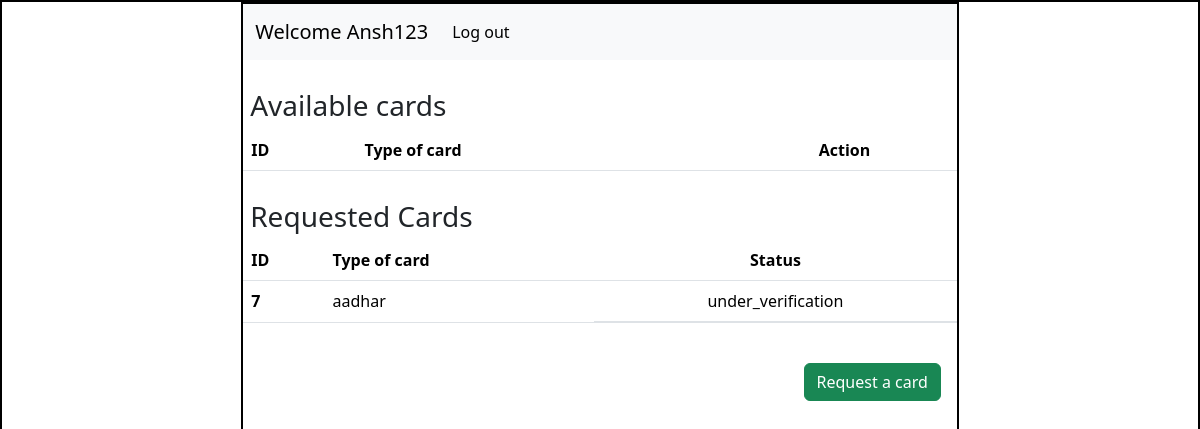
/home/2, run on an earlier commit of the app's database.
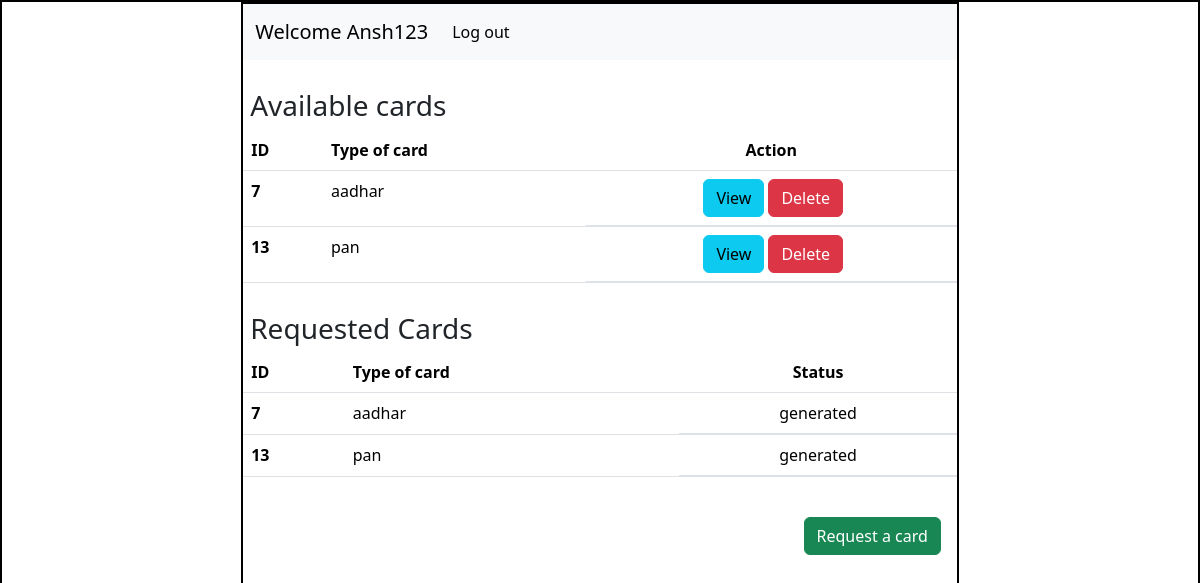
And on a later commit of the database.
### Application/models.py (models this page shows)
class Info(db.Model):
    id=db.Column(db.Integer(),primary_key=True)
    attribute_name=db.Column(db.String(),nullable=False)
    attribute_value=db.Column(db.String(),nullable=False)
    card_name=db.Column(db.String(),nullable=False)
    user_id=db.Column(db.Integer(),db.ForeignKey('user.id'),nullable=False)

### Application/controllers.py (the view)
@app.route('/home/<int:user_id>')
def user_dashboard(user_id):
    this_user=User.query.filter_by(id=user_id).first()
    return render_template('user_dashboard.html',this_user=this_user)

### templates/user_dashboard.html (shortened to what this page needs)
<!DOCTYPE html>
<html lang="en">
  <head>
    <link
      href="https://cdn.jsdelivr.net/npm/bootstrap@5.3.3/dist/css/bootstrap.min.css"
      rel="stylesheet"
    />
    <link rel="stylesheet" href="/static/style.css"/>
  </head>
  <body>
    <div id="main">
      <div id="canvas">
        <nav class="navbar navbar-expand-lg bg-body-tertiary">
            <div class="container-fluid">
              <a class="navbar-brand" href="#">Welcome {{this_user.username}}</a>
              <div class="collapse navbar-collapse" id="navbarSupportedContent">
                <ul class="navbar-nav me-auto mb-2 mb-lg-0">
                  <li class="nav-item">
                    <a class="nav-link active" aria-current="page" href="/login">Log out</a>
                  </li>
              </div>
            </div>
          </nav>
          <div id="content">
            <h3 class="headings">Available cards</h3>
            <div class="table">
            <table class="table">
                <thead>
                  <tr>
                    <th scope="col">ID</th>
                    <th scope="col">Type of card</th>
                    <th scope="col" class="text-center">Action</th>
                  </tr>
                </thead>
                <tbody>
                  {% for info in this_user.details %}
                    {% if info.attribute_value=='generated' %}
                      <tr>
                        <th scope="row">{{loop.index}}</th>
                        <td>{{info.card_name}}</td>
                        <td class="d-flex justify-content-center"><a href="/view/{{info.card_name}}/{{info.user_id}}" type="button" class="btn btn-info mx-1">View</a>
                        <a href=""type="button" class="btn btn-danger">Delete</a></td>
                      </tr>
                    {% endif %}
                  {% endfor %}
                </tbody>
              </table>
              </div>
              <h3 class="headings">Requested Cards </h3>
            <div class="table">
            <table class="table">
                <thead>
                  <tr>
                    <th scope="col">ID</th>
                    <th scope="col">Type of card</th>
                    <th scope="col" class="text-center">Status</th>
                  </tr>
                </thead>
                <tbody>
                  {% for info in this_user.details %}
                    {% if info.attribute_name=='Status' %}
                      <tr>
                        <th scope="row">{{loop.index}}</th>
                        <td>{{info.card_name}}</td>
                        <td class="d-flex justify-content-center">{{info.attribute_value}}</td>
                      </tr>
                    {% endif %}
                  {% endfor %}
                </tbody>
              </table>
            </div>
            <div class="text-end">
                <a href="/request_card/{{this_user.id}}" type="button" class="btn btn-success mx-3 my-4">Request a card</a>
            </div>
          </div>
      </div>
    </div>
  </body>
</html>

What changed in the data, as far as the page shows it:
now on one of the page's lists (row edited): Info: card_name "aadhar"
changed Info "aadhar": attribute_value "under_verification" → "generated"
added Info: card_name "pan", attribute_value "generated"
